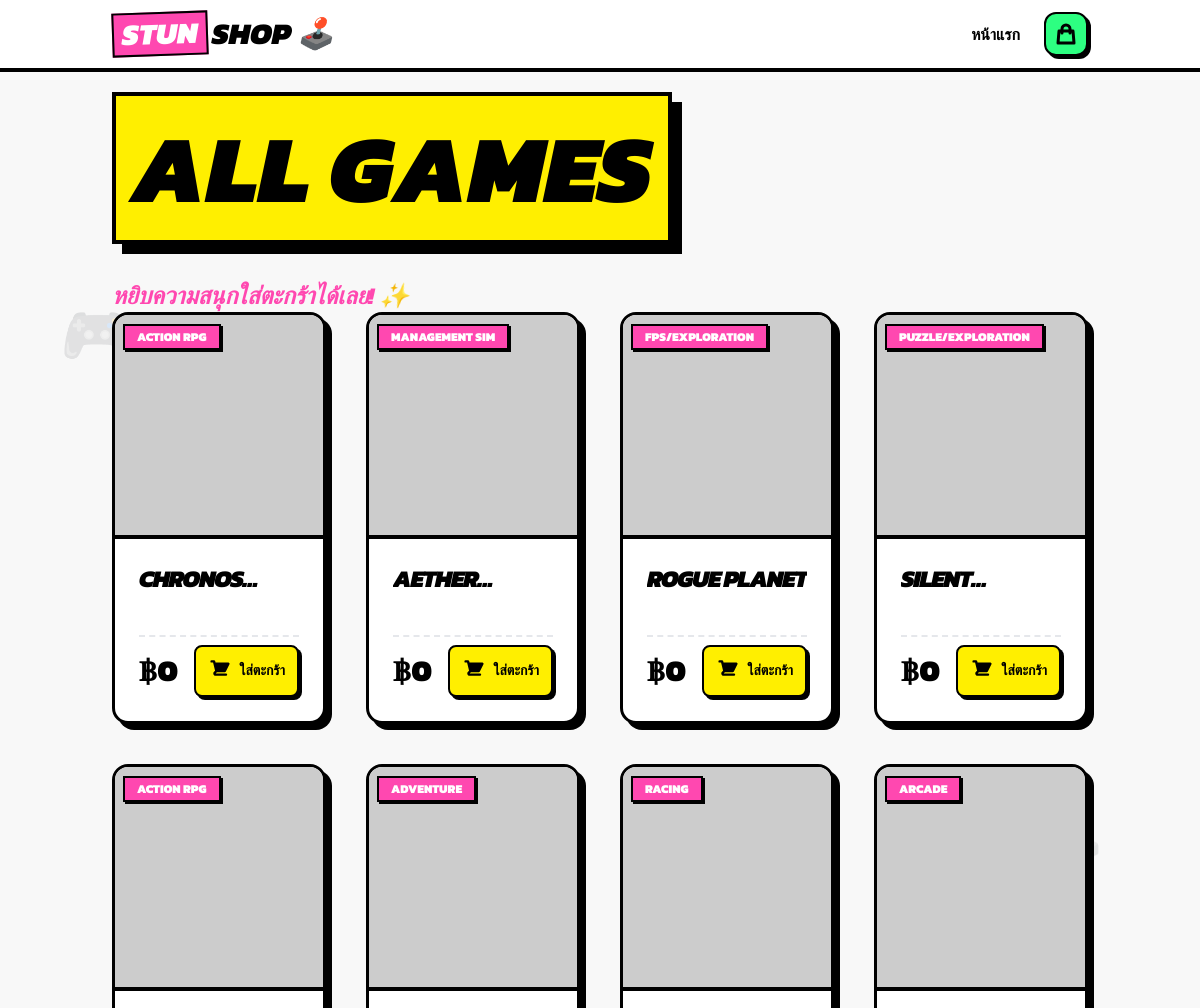
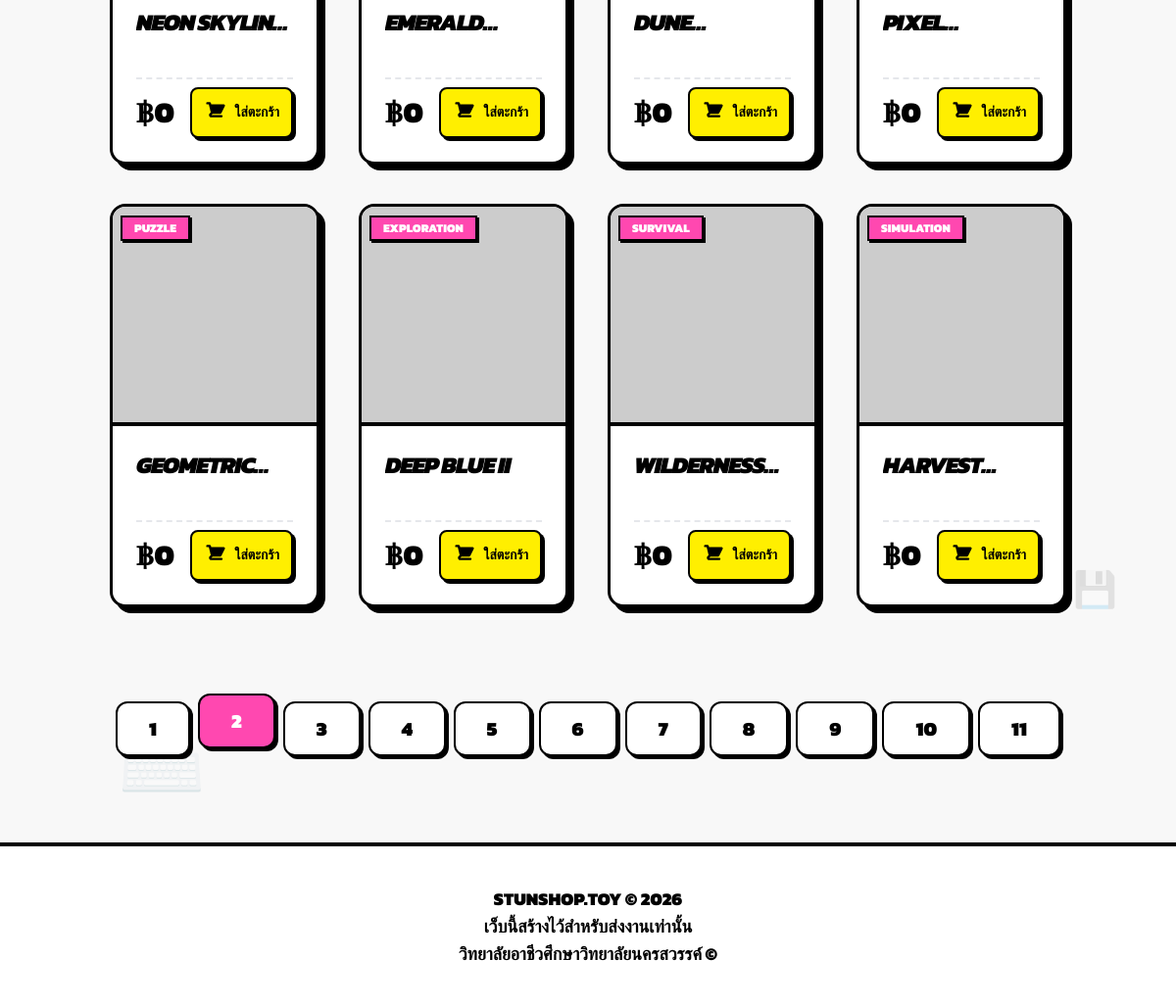
Page /allgame.php?page=2 on the committed database (2 pictures, top to bottom).
### tables this page shows
CREATE TABLE `games` (
  `id` int(11) UNSIGNED NOT NULL,
  `title` varchar(100) NOT NULL,
  `description` text DEFAULT NULL,
  `genre` varchar(50) NOT NULL,
  `image_url` varchar(255) DEFAULT NULL,
  `image_url_2` varchar(255) DEFAULT NULL,
  `image_url_3` varchar(255) DEFAULT NULL,
  `video_url` varchar(255) DEFAULT NULL,
  `created_at` datetime DEFAULT current_timestamp(),
  `long_description` text DEFAULT NULL,
  `price` decimal(10,2) DEFAULT 0.00,
  `release_date` date DEFAULT NULL,
  `developer` varchar(255) DEFAULT NULL,
  `rating` decimal(2,1) DEFAULT 0.0
);

### allgame.php (the view, shortened to what this page needs)
<?php
require_once 'db_config.php';
$games_per_page = 12;
$current_page = isset($_GET['page']) ? (int)$_GET['page'] : 1;
$total_games = 0;
if (isset($conn) && $conn->ping()) {
    $count_res = $conn->query("SELECT COUNT(*) AS total FROM games");
    $total_games = $count_res ? $count_res->fetch_assoc()['total'] : 0;
}
$total_pages = ceil($total_games / $games_per_page);
$offset = ($current_page - 1) * $games_per_page;
$games = [];
if ($total_games > 0) {
    $sql = "SELECT id, title, description, genre, image_url, price FROM games LIMIT $games_per_page OFFSET $offset";
    $result = $conn->query($sql);
    while($row = $result->fetch_assoc()) { $games[] = $row; }
}
?>
<!DOCTYPE html>
<html lang="th">
<head>
    <script src="https://cdn.tailwindcss.com"></script>
    <link href="https://unpkg.com/aos@2.3.1/dist/aos.css" rel="stylesheet">
</head>
<body class="text-black">
    <div class="floating-icon text-6xl" style="top: 15%; left: 5%; animation-delay: 0s;">🎮</div>
    <div class="floating-icon text-5xl" style="top: 40%; right: 8%; animation-delay: 2s;">🕹️</div>
    <div class="floating-icon text-7xl" style="bottom: 10%; left: 10%; animation-delay: 4s;">⌨️</div>
    <div class="floating-icon text-5xl" style="top: 70%; right: 15%; animation-delay: 1s;">🖱️</div>
    <div class="floating-icon text-4xl" style="bottom: 20%; right: 5%; animation-delay: 3s;">💾</div>
    <header class="sticky top-0 z-[100] bg-white border-b-4 border-black">
        <nav class="container mx-auto px-4 md:px-6 py-3 flex justify-between items-center">
            <a href="index.php" class="logo-wiggle text-2xl md:text-3xl font-black italic flex items-center group">
                <span class="bg-pop-pink text-white px-2 py-0.5 border-2 border-black mr-1 rotate-[-2deg]">STUN</span>
                <span>SHOP 🕹️</span>
            </a>
            <div class="hidden md:flex items-center space-x-6">
                <a href="index.php" class="font-bold hover:text-pop-pink transition-colors">หน้าแรก</a>
                <button id="open-cart-btn" class="pop-btn bg-pop-green p-2 rounded-xl relative group">
                    <svg class="w-6 h-6" fill="none" stroke="currentColor" viewBox="0 0 24 24"><path stroke-linecap="round" stroke-linejoin="round" stroke-width="3" d="M16 11V7a4 4 0 00-8 0v4M5 9h14l1 12H4L5 9z"></path></svg>
                </button>
            </div>
        </nav>
    </header>
    <main class="container mx-auto px-4 md:px-6 py-8 md:py-12">
        <div class="mb-10 md:mb-16" data-aos="fade-down">
            <h1 class="text-4xl md:text-8xl font-black text-black mb-2 uppercase italic leading-tight">
                <span class="bg-pop-yellow border-4 border-black px-3 md:px-4 shadow-[5px_5px_0px_#000] md:shadow-[10px_10px_0px_#000]">All Games</span>
            </h1>
        </div>
            <p class="text-sm md:text-2xl font-bold italic text-pop-pink mt-4">หยิบความสนุกใส่ตะกร้าได้เลย! ✨</p>
        <div class="grid grid-cols-2 md:grid-cols-3 lg:grid-cols-4 gap-4 md:gap-10">
            <?php $delay = 0; foreach ($games as $game): ?>
                <div class="pop-card group relative flex flex-col h-full bg-white overflow-hidden" data-aos="zoom-in-up" data-aos-delay="<?= $delay ?>">
                    <a href="game_detail.php?id=<?= $game['id'] ?>" class="flex flex-col flex-grow">
                        <div class="border-b-2 md:border-b-4 border-black overflow-hidden relative aspect-video md:h-56">
                            <img src="<?= htmlspecialchars($game['image_url'] ?: 'https://placehold.co/400x300/eee/333?text=NO+IMAGE') ?>"
                                 class="w-full h-full object-cover transition-transform duration-500 group-hover:scale-110">
                            <div class="absolute top-1 left-1 md:top-2 md:left-2">
                                <span class="text-[8px] md:text-[12px] font-black uppercase bg-pop-pink text-white px-1.5 md:px-3 py-0.5 border-2 border-black shadow-[2px_2px_0px_#000]">
                                    <?= htmlspecialchars($game['genre'] ?: 'General') ?>
                                </span>
                            </div>
                        </div>
                        <div class="p-3 md:p-6 flex flex-col flex-grow">
                            <h3 class="font-black text-sm md:text-2xl mb-2 md:mb-4 line-clamp-1 italic uppercase tracking-tighter transition-colors group-hover:text-pop-blue">
                                <?= htmlspecialchars($game['title']) ?>
                            </h3>
                        </div>
                    </a>
                    <div class="px-3 pb-3 md:px-6 md:pb-6 mt-auto">
                        <div class="flex flex-col md:flex-row md:items-center justify-between gap-2 pt-2 border-t-2 border-dashed border-gray-200">
                            <span class="text-lg md:text-3xl font-black">฿<?= number_format($game['price'], 0) ?></span>
                            <button onclick="addToCart(event, <?= $game['id'] ?>, '<?= addslashes($game['title']) ?>', <?= $game['price'] ?>)"
                                    class="pop-btn bg-pop-yellow p-2 md:p-3 hover:bg-pop-green rounded-lg flex items-center justify-center transition-all">
                                <svg class="w-5 h-5 md:w-6 h-6" fill="currentColor" viewBox="0 0 20 20">
                                    <path d="M3 1a1 1 0 000 2h1.22l.305 1.222a.997.997 0 00.01.042l1.358 5.43-.893.892C3.74 11.846 4.632 14 6.414 14H15a1 1 0 100-2H6.414l1-1H14a1 1 0 00.894-.553l3-6A1 1 0 0017 3H6.28l-.31-1.243A1 1 0 005 1H3z"></path>
                                </svg>
                                <span class="hidden md:inline ml-2 font-bold text-sm">ใส่ตะกร้า</span>
                            </button>
                        </div>
                    </div>
                </div>
            <?php $delay += 50; endforeach; ?>
        </div>
        <?php if ($total_pages > 1): ?>
        <div class="mt-12 md:mt-24 flex flex-wrap justify-center gap-2" data-aos="fade-up">
            <?php for ($i = 1; $i <= $total_pages; $i++): ?>
                <a href="allgame.php?page=<?= $i ?>"
                   class="pop-btn px-4 py-2 md:px-8 md:py-3 font-black text-sm md:text-xl transition-all rounded-xl <?= $i == $current_page ? 'bg-pop-pink text-white -translate-y-2' : 'bg-white' ?>">
                    <?= $i ?>
                </a>
            <?php endfor; ?>
        </div>
        <?php endif; ?>
    </main>
    <footer class="mt-10 py-10 text-center border-t-4 border-black bg-white">
        <p class="font-black text-sm md:text-lg">STUNSHOP.TOY &copy; 2026</p>
        <p class="font-black text-sm md:text-lg">เว็บนี้สร้างไว้สำหรับส่งงานเท่านั้น<br>วิทยาลัยอาชีวศึกษาวิทยาลัยนครสวรรค์ &copy;</p>
    </footer>
</body>
</html>

### allgame.php (style rules this page uses)
body { font-family: 'Kanit', sans-serif; background-color: #f8f8f8; background-image: radial-gradient(#000 0.5px, transparent 0.5px); background-size: 30px 30px; -webkit-tap-highlight-color: transparent; overflow-x: hidden; }
.pop-card { background: white; border: 3px solid #000; box-shadow: 6px 6px 0px #000; border-radius: 1rem; transition: all 0.2s cubic-bezier(0.175, 0.885, 0.32, 1.275); }
.pop-btn { border: 2px solid #000; box-shadow: 3px 3px 0px #000; transition: all 0.15s ease; }
.floating-icon { position: fixed; z-index: -1; opacity: 0.15; pointer-events: none; animation: float 10s infinite ease-in-out; }

### rows in the picture
games: genre "ACTION RPG", price "0"
games: genre "MANAGEMENT SIM", price "0"
games: genre "FPS/EXPLORATION", title "ROGUE PLANET", price "0"
games: genre "PUZZLE/EXPLORATION", price "0"
games: genre "ACTION RPG", title "NEON…", price "0"
games: genre "ADVENTURE", price "0"
games: genre "RACING", price "0"
games: genre "ARCADE", price "0"
games: genre "PUZZLE", price "0"
games: genre "EXPLORATION", title "DEEP BLUE II", price "0"
games: genre "SURVIVAL", price "0"
games: genre "SIMULATION", price "0"
